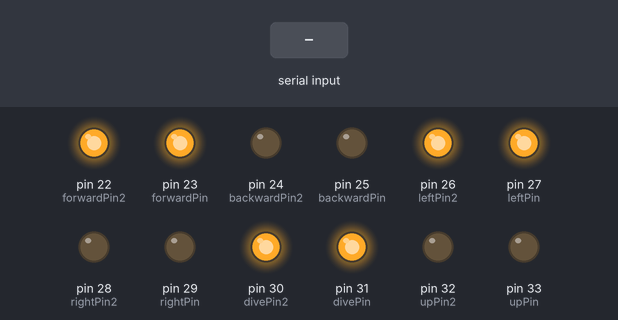
This sketch was run on a simulated Arduino Mega 2560, built with avr-gcc and run on an emulated ATmega2560. Shown: output pins drawn as LEDs (lit = HIGH). Dashed ring = blinking. Inputs (shaded band) come from the test bench.

Above: at 1.2 s.
1.3 s: "2\n" received over Serial
At 2.42 s:
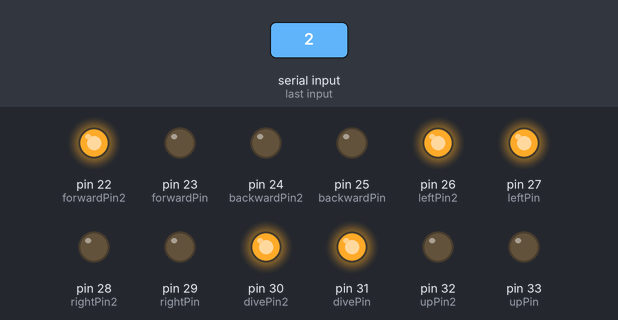
4.3 s: "3\n" received over Serial
At 5.52 s:
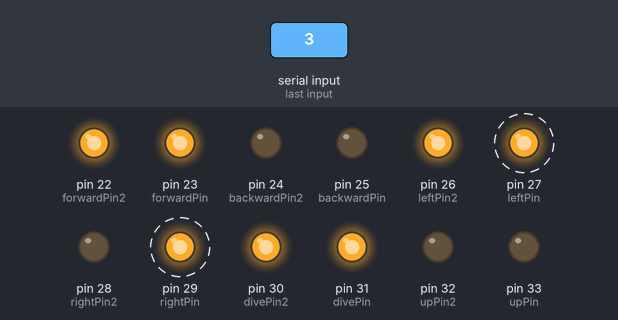
7.3 s: "5\n" received over Serial
At 8.38 s:
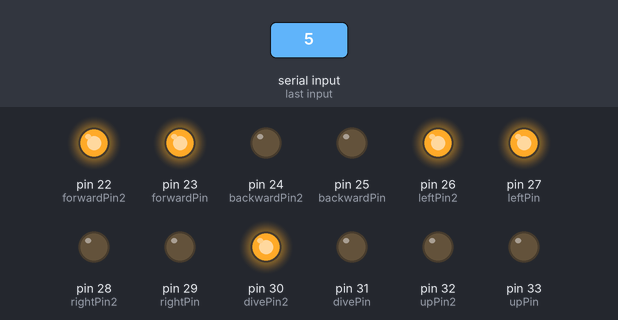
Timing chart, 0 to 10.3 s (numbered marks = the images above; inputs shaded):
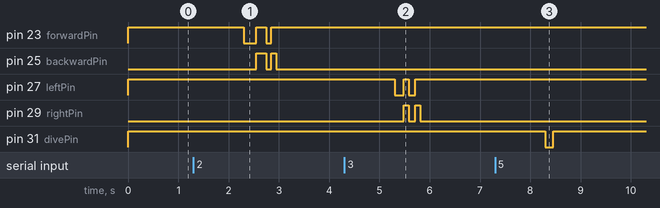

The sketch:

Submarine_27MHz_parameters.ino
```cpp
int forwardPin = 23;
int backwardPin = 25;
int leftPin = 27;
int rightPin = 29;
int divePin = 31;
int upPin = 33;
int cmd = 10;

int forwardPin2 = 22;
int backwardPin2 = 24;
int leftPin2 = 26;
int rightPin2 = 28;
int divePin2 = 30;
int upPin2 = 32;
int cmd2 = 10;

int cmdFlag = 99;
                  // forwardPin,backwardPin,leftPin,rightPin,divePin,upPin
int controls[7][6] = {{1,0,1,0,1,0}, // Stop d = 0
                      {0,0,1,0,1,0}, // Forward d = 1
                      {1,1,1,0,1,0}, // Backward d = 2
                      {1,0,0,0,1,0}, // Left d = 3
                      {1,0,1,1,1,0}, // Right d = 4
                      {1,0,1,0,0,0}, // Dive d = 5
                      {1,0,1,0,1,1}, // Up d = 6
                      };
int controls2[7][6] = {{1,0,1,0,1,0}, // Stop d = 0
                      {0,0,1,0,1,0}, // Forward d = 1
                      {1,1,1,0,1,0}, // Backward d = 2
                      {1,0,0,0,1,0}, // Left d = 3
                      {1,0,1,1,1,0}, // Right d = 4
                      {1,0,1,0,0,0}, // Dive d = 5
                      {1,0,1,0,1,1}, // Up d = 6
                      };


unsigned long storedTime = 0;
unsigned long storedFloatTime = 0;
int diveFlag = 0;
int upFlag = 0;

void setup() {
  // put your setup code here, to run once:
  Serial.begin(115200);
//  Setup of pins for Submarine 1 (40MHz)
  for(int i = 23; i<=33; i+=2){
    pinMode(i, OUTPUT);
  }

  for(int i=23; i<=33; i+=2){
        digitalWrite(i,controls[0][(i-23)/2]);
  }

//  Setup of pins for Submarine 2 (27MHz)
  for(int i = 22; i<=32; i+=2){
    pinMode(i, OUTPUT);
  }

  for(int i=22; i<=32; i+=2){
        digitalWrite(i,controls[0][(i-22)/2]);
  }
}

void loop() {
  unsigned long currentTime = millis();
  if(Serial.available() > 0){
//    cmd =  Serial.readStringUntil(' ').toInt();
//    cmd2 = Serial.readStringUntil('\r').toInt();
    cmd = Serial.readStringUntil('\r').toInt();
    storedTime = millis();
    storedFloatTime = millis();
  }

  if(cmd == 10){ // Stop
    for(int i=23; i<=33; i+=2){
      digitalWrite(i,controls[0][(i-23)/2]);
    }
  }

  if(cmd == 2){ // Forward
    int timeDelay1 = 250;
    int timeDelay2 = 200;
    int timeDelay3 = 100;
    int timeDelay4 = 100;

    if((currentTime - storedTime >= 0) && (currentTime - storedTime < timeDelay1)){
      for(int i=23; i<=33; i+=2){
        digitalWrite(i,controls[1][(i-23)/2]);
      }
    }

    if((currentTime - storedTime >= timeDelay1) && (currentTime - storedTime < timeDelay1+timeDelay2)){
      for(int i=23; i<=33; i+=2){
        digitalWrite(i,controls[2][(i-23)/2]);
      }
    }

    if((currentTime - storedTime >= timeDelay1+timeDelay2)&&(currentTime - storedTime < timeDelay1+timeDelay2+timeDelay3)){
      for(int i=23; i<=33; i+=2){
        digitalWrite(i,controls[1][(i-23)/2]);
      }
    }

    if((currentTime - storedTime >= timeDelay1+timeDelay2+timeDelay3)&&(currentTime - storedTime < timeDelay1+timeDelay2+timeDelay3+timeDelay4)){
      for(int i=23; i<=33; i+=2){
        digitalWrite(i,controls[2][(i-23)/2]);
      }
    }

    if(currentTime - storedTime >= timeDelay1+timeDelay2+timeDelay3+timeDelay4){
      for(int i=23; i<=33; i+=2){
        digitalWrite(i,controls[0][(i-23)/2]);
      }
    }
  }

  if(cmd == 1){ // Backward
    int timeDelay1 = 300;
    int timeDelay2 = 200;

    if((currentTime - storedTime >= 0) && (currentTime - storedTime < timeDelay1)){
      for(int i=23; i<=33; i+=2){
        digitalWrite(i,controls[2][(i-23)/2]);
      }
    }

    if((currentTime - storedTime >= timeDelay1) && (currentTime - storedTime < timeDelay1+timeDelay2)){
      for(int i=23; i<=33; i+=2){
        digitalWrite(i,controls[1][(i-23)/2]);
      }
    }

    if(currentTime - storedTime >= timeDelay1+timeDelay2){
      for(int i=23; i<=33; i+=2){
        digitalWrite(i,controls[0][(i-23)/2]);
      }
    }
  }

  if(cmd == 3){ // Left
    int timeDelay1 = 180;
    int timeDelay2 = 100;
    int timeDelay3 = 130;
    int timeDelay4 = 100;

    if((currentTime - storedTime >= 0) && (currentTime - storedTime < timeDelay1)){
      for(int i=23; i<=33; i+=2){
        digitalWrite(i,controls[3][(i-23)/2]);
      }
    }

    if((currentTime - storedTime >= timeDelay1) && (currentTime - storedTime < timeDelay1+timeDelay2)){
      for(int i=23; i<=33; i+=2){
        digitalWrite(i,controls[4][(i-23)/2]);
      }
    }

    if((currentTime - storedTime >= timeDelay1+timeDelay2)&&(currentTime - storedTime < timeDelay1+timeDelay2+timeDelay3)){
      for(int i=23; i<=33; i+=2){
        digitalWrite(i,controls[3][(i-23)/2]);
      }
    }

    if((currentTime - storedTime >= timeDelay1+timeDelay2+timeDelay3)&&(currentTime - storedTime < timeDelay1+timeDelay2+timeDelay3+timeDelay4)){
      for(int i=23; i<=33; i+=2){
        digitalWrite(i,controls[4][(i-23)/2]);
      }
    }

    if(currentTime - storedTime >= timeDelay1+timeDelay2+timeDelay3+timeDelay4){
      for(int i=23; i<=33; i+=2){
        digitalWrite(i,controls[0][(i-23)/2]);
      }
    }
  }

  if(cmd == 0){ // Right
    int timeDelay1 = 200;
    int timeDelay2 = 100;
    int timeDelay3 = 150;
    int timeDelay4 = 100;

    if((currentTime - storedTime >= 0) && (currentTime - storedTime < timeDelay1)){
      for(int i=23; i<=33; i+=2){
        digitalWrite(i,controls[4][(i-23)/2]);
      }
    }

    if((currentTime - storedTime >= timeDelay1) && (currentTime - storedTime < timeDelay1+timeDelay2)){
      for(int i=23; i<=33; i+=2){
        digitalWrite(i,controls[3][(i-23)/2]);
      }
    }

    if((currentTime - storedTime >= timeDelay1+timeDelay2)&&(currentTime - storedTime < timeDelay1+timeDelay2+timeDelay3)){
      for(int i=23; i<=33; i+=2){
        digitalWrite(i,controls[4][(i-23)/2]);
      }
    }

    if((currentTime - storedTime >= timeDelay1+timeDelay2+timeDelay3)&&(currentTime - storedTime < timeDelay1+timeDelay2+timeDelay3+timeDelay4)){
      for(int i=23; i<=33; i+=2){
        digitalWrite(i,controls[3][(i-23)/2]);
      }
    }

    if(currentTime - storedTime >= timeDelay1+timeDelay2+timeDelay3+timeDelay4){
      for(int i=23; i<=33; i+=2){
        digitalWrite(i,controls[0][(i-23)/2]);
      }
    }
  }

  if(cmd == 4){ // Up
    int timeDelay1 = 160;
    if((currentTime - storedTime >= 0) && (currentTime - storedTime < timeDelay1)){
      for(int i=23; i<=33; i+=2){
        digitalWrite(i,controls[6][(i-23)/2]);
      }
    }

    if(currentTime - storedTime >= timeDelay1){
      for(int i=23; i<=33; i+=2){
        digitalWrite(i,controls[0][(i-23)/2]);
      }
    }
  }

  if(cmd == 5){ // Dive
    int timeDelay1 = 160;
    if((currentTime - storedTime >= 0) && (currentTime - storedTime < timeDelay1)){
      for(int i=23; i<=33; i+=2){
        digitalWrite(i,controls[5][(i-23)/2]);
      }
    }

    if(currentTime - storedTime >= timeDelay1){
      for(int i=23; i<=33; i+=2){
        digitalWrite(i,controls[0][(i-23)/2]);
      }
    }
  }

  if(cmd == 6){ // Keep floating
    int floatInterval1 = 1000;
    int floatInterval2 = 1000;
    if((currentTime - storedFloatTime >= 0) && (currentTime - storedFloatTime < floatInterval1)){
      for(int i=23; i<=33; i+=2){
        digitalWrite(i,controls[5][(i-23)/2]);
      }
    }
    else if((currentTime - storedFloatTime >= floatInterval1) && (currentTime - storedFloatTime < floatInterval1+floatInterval2)){
      for(int i=23; i<=33; i+=2){
        digitalWrite(i,controls[6][(i-23)/2]);
      }
    }
    else{
      storedFloatTime = currentTime;
    }
  }
}
```

Measured:
- after the input at 1.3 s, pin 23 (forwardPin): HIGH → LOW after 1.0 s, → HIGH 0.25 s later, → LOW 0.20 s later, → HIGH 0.10 s later; pin 25 (backwardPin): LOW → HIGH after 1.2 s, → LOW 0.20 s later, → HIGH 0.10 s later, → LOW 0.10 s later
- after the input at 4.3 s, pin 27 (leftPin): alternates HIGH for 0.10 s and LOW for 0.16 s, 4 changes in all, then stays HIGH, starting after 1.0 s; pin 29 (rightPin): alternates HIGH for 0.10 s and LOW for 0.13 s, 4 changes in all, then stays LOW, starting after 1.2 s
- after the input at 7.3 s, pin 31 (divePin): HIGH → LOW after 1.0 s, → HIGH 0.16 s later
